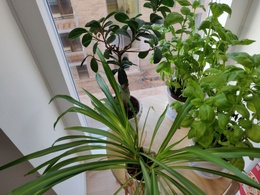
%> input picture lecture_11/img.jpg, 260 x 195 px, shrunk from 1292 x 969 before the run
$ octave lecture_11_743.m   (GNU Octave 9; MATLAB toolbox functions it lacks are replaced by stand-ins)
%> lines starting %> are read from the running program, lines starting %| are printed output that depends on the picture
### lecture_11/restore_image.m
% Use ICM to remove the noise from the given image.
% * covar is the known covariance of the Gaussian noise.
% * max_diff is the maximum contribution to the potential
%   of the difference between two neighbouring pixel values.
% * weight_diff is the weighting attached to the component of the potential
%   due to the difference between two neighbouring pixel values.
% * iterations is the number of iterations to perform.

function dst = restore_image(src, covar, max_diff, weight_diff, iterations)
% Maintain two buffer images.
% In alternate iterations, one will be the
% source image, the other the destination.
buffer = zeros(size(src,1), size(src,2), 2);
buffer(:,:,1) = src;
s = 2;
d = 1;

% This value is guaranteed to be larger than the
% potential of any configuration of pixel values.
V_max = (size(src,1) * size(src,2)) * ...
        ((256)^2 / (2*covar) + 4 * weight_diff * max_diff);

for i = 1 : iterations
    % Switch source and destination buffers.
    if s == 1
        s = 2;
        d = 1;
    else
        s = 1;
        d = 2;
    end

    % Vary each pixel individually to find the
    % values that minimise the local potentials.
    for r = 1 : size(src,1)
       fprintf('iteration: %d/%d\n\trow: %d/%d\n', i, iterations, r, size(src,1));
        for c = 1 : size(src,2)
            V_local = V_max;
            min_val = -1;
            for val = 0 : 255

                % The component of the potential due to the known data.
                V_data = (val - src(r,c))^2 / (2 * covar);

                % The component of the potential due to the
                % difference between neighbouring pixel values.
                V_diff = 0;
                if r > 1
                    V_diff = V_diff + ...
                    min( (val - buffer(r-1,c,s))^2, max_diff );
                end
                if r < size(src,1)
                    V_diff = V_diff + ...
                    min( (val - buffer(r+1,c,s))^2, max_diff );
                end
                if c > 1
                    V_diff = V_diff + ...
                    min( (val - buffer(r,c-1,s))^2, max_diff );
                end
                if c < size(src,2)
                    V_diff = V_diff + ...
                    min( (val - buffer(r,c+1,s))^2, max_diff );
                end

                V_current = V_data + weight_diff * V_diff;

                if V_current < V_local
                    min_val = val;
                    V_local = V_current;
                end

            end

            buffer(r,c,d) = min_val;
        end
    end
end

dst = buffer(:,:,d);

### lecture_11/blur_image.m
% Takes an image and applies Gaussian noise.
% Each pixel in the output is selected at random from a Gaussian distribution
% with a mean of the corresponding pixel value in the input image, and the
% given covariance.

function dst = blur_image(src, covar)

dst = round( normrnd(src, sqrt(covar) .* ones(size(src))) );

dst(find(dst < 0)) = 0;
dst(find(dst > 255)) = 255;

### lecture_11/lecture_11_743.m
disp("Opening Image");
I = imread('img.jpg');
%> I is the input picture: size 195x260x3 uint8; mean R, G, B 117.5, 124, 97.3

if size(I,3)==3
    disp("Converting to greyscale");
    I = rgb2gray(I);
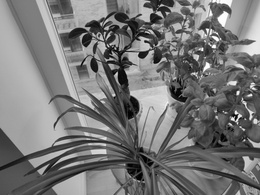
%> I: size 195x260 uint8; min 0, max 254, mean 119
    imwrite(I, 'source.png');
end

disp("Blurring");
blurred = arrayfun(@(z) uint8(blur_image(double(z), 100)), I);
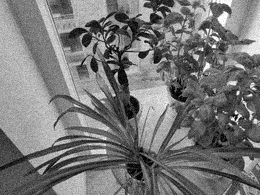
%> blurred: size 195x260 uint8; min 0, max 255, mean 118.9

disp("Saving blurred.png");
imwrite(blurred, "blurred.png");


disp("recovering");
recovered = restore_image(blurred, 100, 2000, 0.02, 2);
%> (the run ends here)
